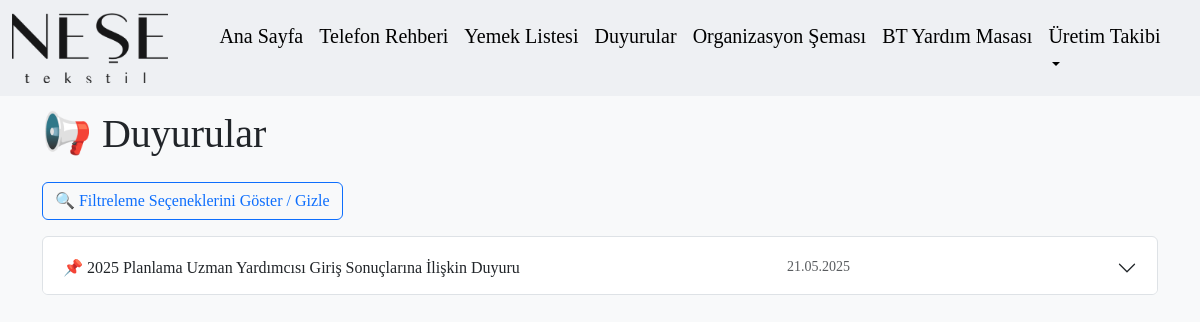
/duyurular, run on the app's committed database.
### tables this page shows
CREATE TABLE duyurular (
            id INTEGER PRIMARY KEY AUTOINCREMENT,
            baslik TEXT NOT NULL,
            icerik TEXT NOT NULL
        , tarih TEXT);

### app.py (the view)
@app.route('/duyurular')
def duyurular():
    conn = get_db_connection()
    duyurular_raw = conn.execute('SELECT * FROM duyurular ORDER BY tarih DESC').fetchall()
    conn.close()
    duyurular = []
    for d in duyurular_raw:
        tarih_iso = d['tarih']  # örn: 2024-05-20
        try:
            tarih_tr = datetime.strptime(tarih_iso, "%Y-%m-%d").strftime("%d.%m.%Y")
        except:
            tarih_tr = tarih_iso  # hata olursa olduğu gibi göster
        duyurular.append({
            'id': d['id'],
            'baslik': d['baslik'],
            'icerik': d['icerik'],
            'tarih': tarih_tr
        })
    return render_template('duyurular.html', duyurular=duyurular)

### app.py (called while the page is built)
def get_db_connection():
    conn = sqlite3.connect('rehber.db')
    conn.row_factory = sqlite3.Row
    return conn

### templates/duyurular.html (shortened to what this page needs)
{% extends "base.html" %}
{% block content %}
<h1 class="mb-4">📢 Duyurular</h1>
<button class="btn btn-outline-primary mb-3" type="button" data-bs-toggle="collapse" data-bs-target="#filtrePaneli" aria-expanded="false" aria-controls="filtrePaneli">
    🔍 Filtreleme Seçeneklerini Göster / Gizle
</button>
{% if duyurular %}
<div class="accordion" id="duyuruAccordion">
    {% for d in duyurular %}
    <div class="accordion-item mb-2">
        <h2 class="accordion-header" id="heading{{ loop.index }}">
            <button class="accordion-button collapsed" type="button" data-bs-toggle="collapse" data-bs-target="#collapse{{ loop.index }}" aria-expanded="false" aria-controls="collapse{{ loop.index }}">
                📌 {{ d['baslik'] }} <span class="ms-auto text-muted small">{{ d['tarih'] }}</span>
            </button>
        </h2>
    </div>
    {% endfor %}
</div>
{% else %}
<div class="alert alert-info">Henüz duyuru bulunmamaktadır.</div>
{% endif %}
{% endblock %}

### static/style.css (style rules this page uses)
body { padding: 30px; background-color: #f8f9fa; font-family: initial; }
h1 { margin-bottom: 30px; }
input, button { margin-right: 10px; }
h2, h3, h4, h5 { margin: 0.3rem 0; }

### data on the page
duyurular: baslik "2025 Planlama Uzman Yardımcısı Giriş Sonuçlarına İlişkin Duyuru", tarih "21.05.2025"
